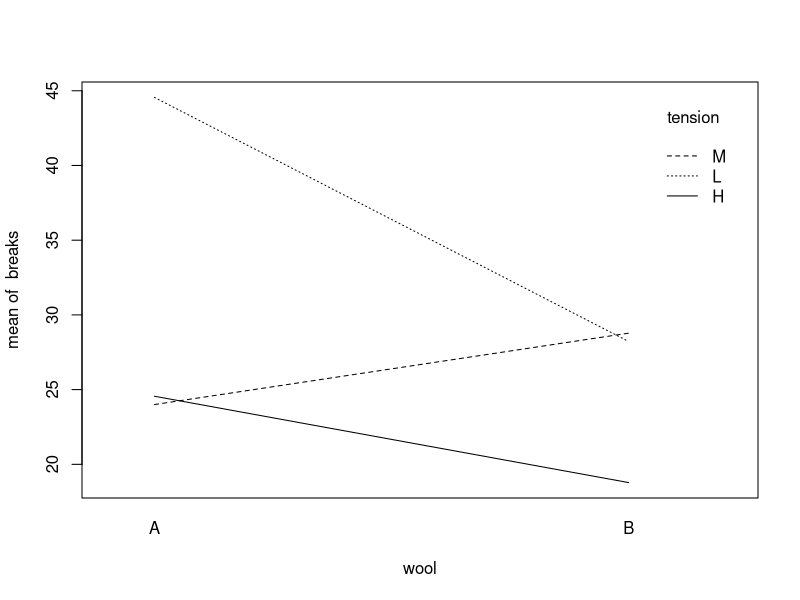

Reproduce this figure in R.

data(warpbreaks);
str(warpbreaks);
summary(warpbreaks);


### ~~~~~~~~~~~~~~~~~~~~ ###
LM.warpbreaks.00 <- lm(
	formula = breaks ~ wool : tension,
	data    = warpbreaks
	);
summary(LM.warpbreaks.00);


### ~~~~~~~~~~~~~~~~~~~~ ###
LM.warpbreaks.01 <- lm(
	formula = breaks ~ wool * tension,
	data    = warpbreaks
	);
summary(LM.warpbreaks.01);


### ~~~~~~~~~~~~~~~~~~~~ ###
LM.warpbreaks.02 <- lm(
	formula = breaks ~ tension,
	data    = warpbreaks
	);
summary(LM.warpbreaks.02);


### ~~~~~~~~~~~~~~~~~~~~ ###
anova(LM.warpbreaks.01,LM.warpbreaks.02);

	# The above p-value of 0.01208 means that the difference in goodness-of-fit between the
	# tension-only model (LM.warpbreaks.02) and the wool+tension+interaction model
	# (LM.warpbreaks.01) is statistically significant.

### ~~~~~~~~~~~~~~~~~~~~ ###
pdf("warpbreaks-interaction-plot.pdf");

with(
	warpbreaks,
	{
		interaction.plot(
			response     = breaks,
			x.factor     = wool,
			trace.factor = tension
			);
		}
	);

dev.off();

